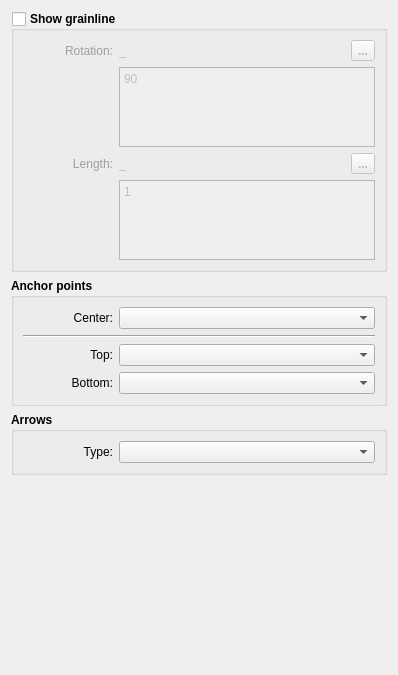
       <widget class="QWidget" name="grainlines_Page">
        <property name="sizePolicy">
         <sizepolicy hsizetype="Expanding" vsizetype="Preferred">
          <horstretch>0</horstretch>
          <verstretch>0</verstretch>
         </sizepolicy>
        </property>
        <layout class="QVBoxLayout" name="verticalLayout_15">
         <item>
          <widget class="QGroupBox" name="grainline_GroupBox">
           <property name="sizePolicy">
            <sizepolicy hsizetype="Expanding" vsizetype="Preferred">
             <horstretch>0</horstretch>
             <verstretch>0</verstretch>
            </sizepolicy>
           </property>
           <property name="font">
            <font>
             <pointsize>9</pointsize>
             <bold>true</bold>
            </font>
           </property>
           <property name="title">
            <string>Show grainline</string>
           </property>
           <property name="checkable">
            <bool>true</bool>
           </property>
           <property name="checked">
            <bool>false</bool>
           </property>
           <layout class="QVBoxLayout" name="verticalLayout_13">
            <item>
             <layout class="QHBoxLayout" name="horizontalLayout_11">
              <item alignment="Qt::AlignLeft">
               <widget class="QLabel" name="labelEditRot">
                <property name="sizePolicy">
                 <sizepolicy hsizetype="Fixed" vsizetype="Preferred">
                  <horstretch>0</horstretch>
                  <verstretch>0</verstretch>
                 </sizepolicy>
                </property>
                <property name="minimumSize">
                 <size>
                  <width>90</width>
                  <height>0</height>
                 </size>
                </property>
                <property name="palette">
                 <palette>
                  <active>
                   <colorrole role="WindowText">
                    <brush brushstyle="SolidPattern">
                     <color alpha="255">
                      <red>255</red>
                      <green>0</green>
                      <blue>0</blue>
                     </color>
                    </brush>
                   </colorrole>
                  </active>
                  <inactive>
                   <colorrole role="WindowText">
                    <brush brushstyle="SolidPattern">
                     <color alpha="255">
                      <red>255</red>
                      <green>0</green>
                      <blue>0</blue>
                     </color>
                    </brush>
                   </colorrole>
                  </inactive>
                  <disabled>
                   <colorrole role="WindowText">
                    <brush brushstyle="SolidPattern">
                     <color alpha="255">
                      <red>159</red>
                      <green>158</green>
                      <blue>158</blue>
                     </color>
                    </brush>
                   </colorrole>
                  </disabled>
                 </palette>
                </property>
                <property name="font">
                 <font>
                  <pointsize>9</pointsize>
                  <bold>false</bold>
                 </font>
                </property>
                <property name="text">
                 <string>Rotation:</string>
                </property>
                <property name="alignment">
                 <set>Qt::AlignRight|Qt::AlignTrailing|Qt::AlignVCenter</set>
                </property>
               </widget>
              </item>
              <item>
               <widget class="QLabel" name="labelRot">
                <property name="sizePolicy">
                 <sizepolicy hsizetype="Expanding" vsizetype="Preferred">
                  <horstretch>0</horstretch>
                  <verstretch>0</verstretch>
                 </sizepolicy>
                </property>
                <property name="minimumSize">
                 <size>
                  <width>40</width>
                  <height>0</height>
                 </size>
                </property>
                <property name="baseSize">
                 <size>
                  <width>0</width>
                  <height>0</height>
                 </size>
                </property>
                <property name="font">
                 <font>
                  <pointsize>9</pointsize>
                  <bold>false</bold>
                 </font>
                </property>
                <property name="toolTip">
                 <string>Value</string>
                </property>
                <property name="text">
                 <string notr="true">_</string>
                </property>
               </widget>
              </item>
              <item>
               <spacer name="horizontalSpacer_21">
                <property name="orientation">
                 <enum>Qt::Horizontal</enum>
                </property>
                <property name="sizeHint" stdset="0">
                 <size>
                  <width>40</width>
                  <height>20</height>
                 </size>
                </property>
               </spacer>
              </item>
              <item alignment="Qt::AlignRight">
               <widget class="QToolButton" name="rotation_PushButton">
                <property name="maximumSize">
                 <size>
                  <width>24</width>
                  <height>24</height>
                 </size>
                </property>
                <property name="toolTip">
                 <string>Formula wizard</string>
                </property>
                <property name="text">
                 <string notr="true">...</string>
                </property>
                <property name="icon">
                 <iconset resource="../../../../vmisc/share/resources/icon.qrc">
                  <normaloff>:/icon/24x24/fx.png</normaloff>:/icon/24x24/fx.png</iconset>
                </property>
                <property name="iconSize">
                 <size>
                  <width>24</width>
                  <height>24</height>
                 </size>
                </property>
               </widget>
              </item>
             </layout>
            </item>
            <item>
             <layout class="QFormLayout" name="formLayout_8">
              <item row="0" column="0">
               <spacer name="horizontalSpacer_16">
                <property name="orientation">
                 <enum>Qt::Horizontal</enum>
                </property>
                <property name="sizeHint" stdset="0">
                 <size>
                  <width>90</width>
                  <height>20</height>
                 </size>
                </property>
               </spacer>
              </item>
              <item row="0" column="1">
               <widget class="QPlainTextEdit" name="rotationFormula_LineEdit">
                <property name="sizePolicy">
                 <sizepolicy hsizetype="Expanding" vsizetype="Preferred">
                  <horstretch>0</horstretch>
                  <verstretch>0</verstretch>
                 </sizepolicy>
                </property>
                <property name="maximumSize">
                 <size>
                  <width>16777215</width>
                  <height>80</height>
                 </size>
                </property>
                <property name="font">
                 <font>
                  <pointsize>9</pointsize>
                  <bold>false</bold>
                 </font>
                </property>
                <property name="toolTip">
                 <string>Calculation</string>
                </property>
                <property name="tabChangesFocus">
                 <bool>true</bool>
                </property>
                <property name="plainText">
                 <string notr="true">90</string>
                </property>
               </widget>
              </item>
             </layout>
            </item>
            <item>
             <layout class="QHBoxLayout" name="horizontalLayout_13">
              <item alignment="Qt::AlignLeft">
               <widget class="QLabel" name="labelEditLen">
                <property name="sizePolicy">
                 <sizepolicy hsizetype="Fixed" vsizetype="Preferred">
                  <horstretch>0</horstretch>
                  <verstretch>0</verstretch>
                 </sizepolicy>
                </property>
                <property name="minimumSize">
                 <size>
                  <width>90</width>
                  <height>0</height>
                 </size>
                </property>
                <property name="palette">
                 <palette>
                  <active>
                   <colorrole role="WindowText">
                    <brush brushstyle="SolidPattern">
                     <color alpha="255">
                      <red>255</red>
                      <green>0</green>
                      <blue>0</blue>
                     </color>
                    </brush>
                   </colorrole>
                  </active>
                  <inactive>
                   <colorrole role="WindowText">
                    <brush brushstyle="SolidPattern">
                     <color alpha="255">
                      <red>255</red>
                      <green>0</green>
                      <blue>0</blue>
                     </color>
                    </brush>
                   </colorrole>
                  </inactive>
                  <disabled>
                   <colorrole role="WindowText">
                    <brush brushstyle="SolidPattern">
                     <color alpha="255">
                      <red>159</red>
                      <green>158</green>
                      <blue>158</blue>
                     </color>
                    </brush>
                   </colorrole>
                  </disabled>
                 </palette>
                </property>
                <property name="font">
                 <font>
                  <pointsize>9</pointsize>
                  <bold>false</bold>
                 </font>
                </property>
                <property name="text">
                 <string>Length:</string>
                </property>
                <property name="alignment">
                 <set>Qt::AlignRight|Qt::AlignTrailing|Qt::AlignVCenter</set>
                </property>
               </widget>
              </item>
              <item>
               <widget class="QLabel" name="labelLen">
                <property name="sizePolicy">
                 <sizepolicy hsizetype="Expanding" vsizetype="Preferred">
                  <horstretch>0</horstretch>
                  <verstretch>0</verstretch>
                 </sizepolicy>
                </property>
                <property name="minimumSize">
                 <size>
                  <width>40</width>
                  <height>0</height>
                 </size>
                </property>
                <property name="baseSize">
                 <size>
                  <width>0</width>
                  <height>0</height>
                 </size>
                </property>
                <property name="font">
                 <font>
                  <pointsize>9</pointsize>
                  <bold>false</bold>
                 </font>
                </property>
                <property name="toolTip">
                 <string>Value</string>
                </property>
                <property name="text">
                 <string notr="true">_</string>
                </property>
               </widget>
              </item>
              <item>
               <spacer name="horizontalSpacer_22">
                <property name="orientation">
                 <enum>Qt::Horizontal</enum>
                </property>
                <property name="sizeHint" stdset="0">
                 <size>
                  <width>40</width>
                  <height>20</height>
                 </size>
                </property>
               </spacer>
              </item>
              <item alignment="Qt::AlignRight">
               <widget class="QToolButton" name="length_PushButton">
                <property name="maximumSize">
                 <size>
                  <width>24</width>
                  <height>24</height>
                 </size>
                </property>
                <property name="toolTip">
                 <string>Formula wizard</string>
                </property>
                <property name="text">
                 <string notr="true">...</string>
                </property>
                <property name="icon">
                 <iconset resource="../../../../vmisc/share/resources/icon.qrc">
                  <normaloff>:/icon/24x24/fx.png</normaloff>:/icon/24x24/fx.png</iconset>
                </property>
                <property name="iconSize">
                 <size>
                  <width>24</width>
                  <height>24</height>
                 </size>
                </property>
               </widget>
              </item>
             </layout>
            </item>
            <item>
             <layout class="QFormLayout" name="formLayout_9">
              <item row="0" column="0">
               <spacer name="horizontalSpacer_23">
                <property name="orientation">
                 <enum>Qt::Horizontal</enum>
                </property>
                <property name="sizeHint" stdset="0">
                 <size>
                  <width>90</width>
                  <height>20</height>
                 </size>
                </property>
               </spacer>
              </item>
              <item row="0" column="1">
               <widget class="QPlainTextEdit" name="lengthFormula_LineEdit">
                <property name="sizePolicy">
                 <sizepolicy hsizetype="Expanding" vsizetype="Preferred">
                  <horstretch>0</horstretch>
                  <verstretch>0</verstretch>
                 </sizepolicy>
                </property>
                <property name="maximumSize">
                 <size>
                  <width>16777215</width>
                  <height>80</height>
                 </size>
                </property>
                <property name="font">
                 <font>
                  <pointsize>9</pointsize>
                  <bold>false</bold>
                 </font>
                </property>
                <property name="toolTip">
                 <string>Calculation</string>
                </property>
                <property name="tabChangesFocus">
                 <bool>true</bool>
                </property>
                <property name="plainText">
                 <string notr="true">1</string>
                </property>
               </widget>
              </item>
             </layout>
            </item>
           </layout>
          </widget>
         </item>
         <item>
          <widget class="QGroupBox" name="anchorPoints_GroupBox">
           <property name="minimumSize">
            <size>
             <width>0</width>
             <height>0</height>
            </size>
           </property>
           <property name="font">
            <font>
             <pointsize>9</pointsize>
             <bold>true</bold>
            </font>
           </property>
           <property name="title">
            <string>Anchor points</string>
           </property>
           <layout class="QVBoxLayout" name="verticalLayout_26">
            <item>
             <layout class="QGridLayout" name="gridLayout" columnminimumwidth="90,100">
              <item row="2" column="0">
               <widget class="QLabel" name="topGrainlineAnchor_Label">
                <property name="sizePolicy">
                 <sizepolicy hsizetype="Preferred" vsizetype="Preferred">
                  <horstretch>0</horstretch>
                  <verstretch>0</verstretch>
                 </sizepolicy>
                </property>
                <property name="minimumSize">
                 <size>
                  <width>90</width>
                  <height>0</height>
                 </size>
                </property>
                <property name="font">
                 <font>
                  <pointsize>9</pointsize>
                  <bold>false</bold>
                 </font>
                </property>
                <property name="text">
                 <string>Top:</string>
                </property>
                <property name="alignment">
                 <set>Qt::AlignRight|Qt::AlignTrailing|Qt::AlignVCenter</set>
                </property>
               </widget>
              </item>
              <item row="3" column="0">
               <widget class="QLabel" name="bottomGrainlineAnchor_Label">
                <property name="sizePolicy">
                 <sizepolicy hsizetype="Preferred" vsizetype="Preferred">
                  <horstretch>0</horstretch>
                  <verstretch>0</verstretch>
                 </sizepolicy>
                </property>
                <property name="minimumSize">
                 <size>
                  <width>90</width>
                  <height>0</height>
                 </size>
                </property>
                <property name="font">
                 <font>
                  <pointsize>9</pointsize>
                  <bold>false</bold>
                 </font>
                </property>
                <property name="text">
                 <string>Bottom:</string>
                </property>
                <property name="alignment">
                 <set>Qt::AlignRight|Qt::AlignTrailing|Qt::AlignVCenter</set>
                </property>
               </widget>
              </item>
              <item row="3" column="1">
               <widget class="QComboBox" name="grainlineBottomAnchor_ComboBox">
                <property name="sizePolicy">
                 <sizepolicy hsizetype="Expanding" vsizetype="Fixed">
                  <horstretch>0</horstretch>
                  <verstretch>0</verstretch>
                 </sizepolicy>
                </property>
                <property name="minimumSize">
                 <size>
                  <width>100</width>
                  <height>0</height>
                 </size>
                </property>
                <property name="font">
                 <font>
                  <pointsize>9</pointsize>
                  <bold>false</bold>
                 </font>
                </property>
               </widget>
              </item>
              <item row="0" column="0">
               <widget class="QLabel" name="labelCenter">
                <property name="sizePolicy">
                 <sizepolicy hsizetype="Preferred" vsizetype="Preferred">
                  <horstretch>0</horstretch>
                  <verstretch>0</verstretch>
                 </sizepolicy>
                </property>
                <property name="minimumSize">
                 <size>
                  <width>90</width>
                  <height>0</height>
                 </size>
                </property>
                <property name="font">
                 <font>
                  <pointsize>9</pointsize>
                  <bold>false</bold>
                 </font>
                </property>
                <property name="text">
                 <string>Center:</string>
                </property>
                <property name="alignment">
                 <set>Qt::AlignRight|Qt::AlignTrailing|Qt::AlignVCenter</set>
                </property>
               </widget>
              </item>
              <item row="0" column="1">
               <widget class="QComboBox" name="grainlineCenterAnchor_ComboBox">
                <property name="sizePolicy">
                 <sizepolicy hsizetype="Expanding" vsizetype="Fixed">
                  <horstretch>0</horstretch>
                  <verstretch>0</verstretch>
                 </sizepolicy>
                </property>
                <property name="minimumSize">
                 <size>
                  <width>100</width>
                  <height>0</height>
                 </size>
                </property>
                <property name="font">
                 <font>
                  <pointsize>9</pointsize>
                  <bold>false</bold>
                 </font>
                </property>
               </widget>
              </item>
              <item row="2" column="1">
               <widget class="QComboBox" name="grainlineTopAnchor_ComboBox">
                <property name="sizePolicy">
                 <sizepolicy hsizetype="Expanding" vsizetype="Fixed">
                  <horstretch>0</horstretch>
                  <verstretch>0</verstretch>
                 </sizepolicy>
                </property>
                <property name="minimumSize">
                 <size>
                  <width>100</width>
                  <height>0</height>
                 </size>
                </property>
                <property name="font">
                 <font>
                  <pointsize>9</pointsize>
                  <bold>false</bold>
                 </font>
                </property>
               </widget>
              </item>
              <item row="1" column="0" colspan="2">
               <widget class="Line" name="line_4">
                <property name="orientation">
                 <enum>Qt::Horizontal</enum>
                </property>
               </widget>
              </item>
             </layout>
            </item>
           </layout>
          </widget>
         </item>
         <item>
          <widget class="QGroupBox" name="arrows_GroupBox">
           <property name="minimumSize">
            <size>
             <width>0</width>
             <height>0</height>
            </size>
           </property>
           <property name="font">
            <font>
             <pointsize>9</pointsize>
             <bold>true</bold>
            </font>
           </property>
           <property name="title">
            <string>Arrows</string>
           </property>
           <layout class="QVBoxLayout" name="verticalLayout_25">
            <item>
             <layout class="QGridLayout" name="gridLayout_3" columnminimumwidth="90,100">
              <item row="0" column="0">
               <widget class="QLabel" name="labelEditLen_2">
                <property name="sizePolicy">
                 <sizepolicy hsizetype="Preferred" vsizetype="Preferred">
                  <horstretch>0</horstretch>
                  <verstretch>0</verstretch>
                 </sizepolicy>
                </property>
                <property name="minimumSize">
                 <size>
                  <width>90</width>
                  <height>0</height>
                 </size>
                </property>
                <property name="font">
                 <font>
                  <pointsize>9</pointsize>
                  <bold>false</bold>
                 </font>
                </property>
                <property name="text">
                 <string>Type:</string>
                </property>
                <property name="alignment">
                 <set>Qt::AlignRight|Qt::AlignTrailing|Qt::AlignVCenter</set>
                </property>
               </widget>
              </item>
              <item row="0" column="1">
               <widget class="QComboBox" name="arrow_ComboBox">
                <property name="sizePolicy">
                 <sizepolicy hsizetype="Expanding" vsizetype="Fixed">
                  <horstretch>0</horstretch>
                  <verstretch>0</verstretch>
                 </sizepolicy>
                </property>
                <property name="minimumSize">
                 <size>
                  <width>100</width>
                  <height>0</height>
                 </size>
                </property>
                <property name="font">
                 <font>
                  <pointsize>9</pointsize>
                  <bold>false</bold>
                 </font>
                </property>
               </widget>
              </item>
             </layout>
            </item>
           </layout>
          </widget>
         </item>
         <item>
          <spacer name="verticalSpacer_3">
           <property name="orientation">
            <enum>Qt::Vertical</enum>
           </property>
           <property name="sizeHint" stdset="0">
            <size>
             <width>20</width>
             <height>189</height>
            </size>
           </property>
          </spacer>
         </item>
        </layout>
       </widget>
